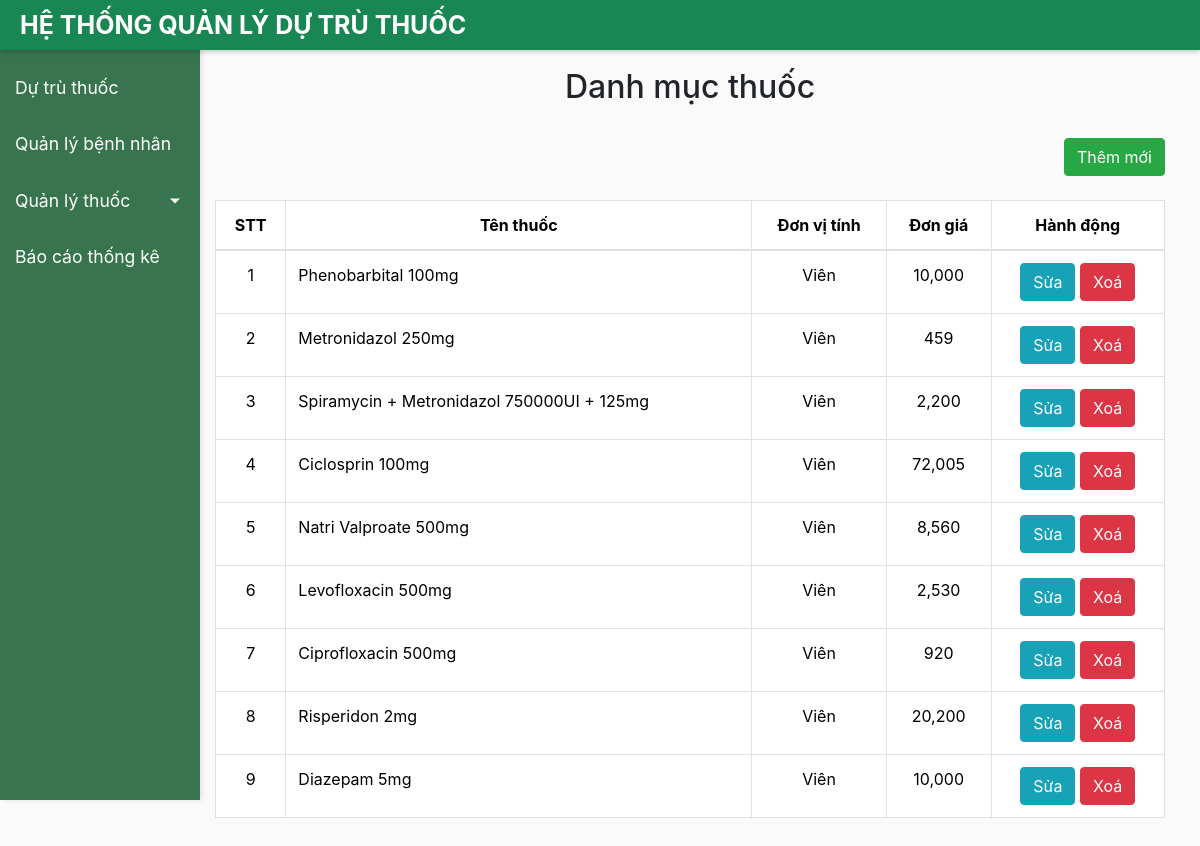
Before: /danh_muc_thuoc/ with the older database file.
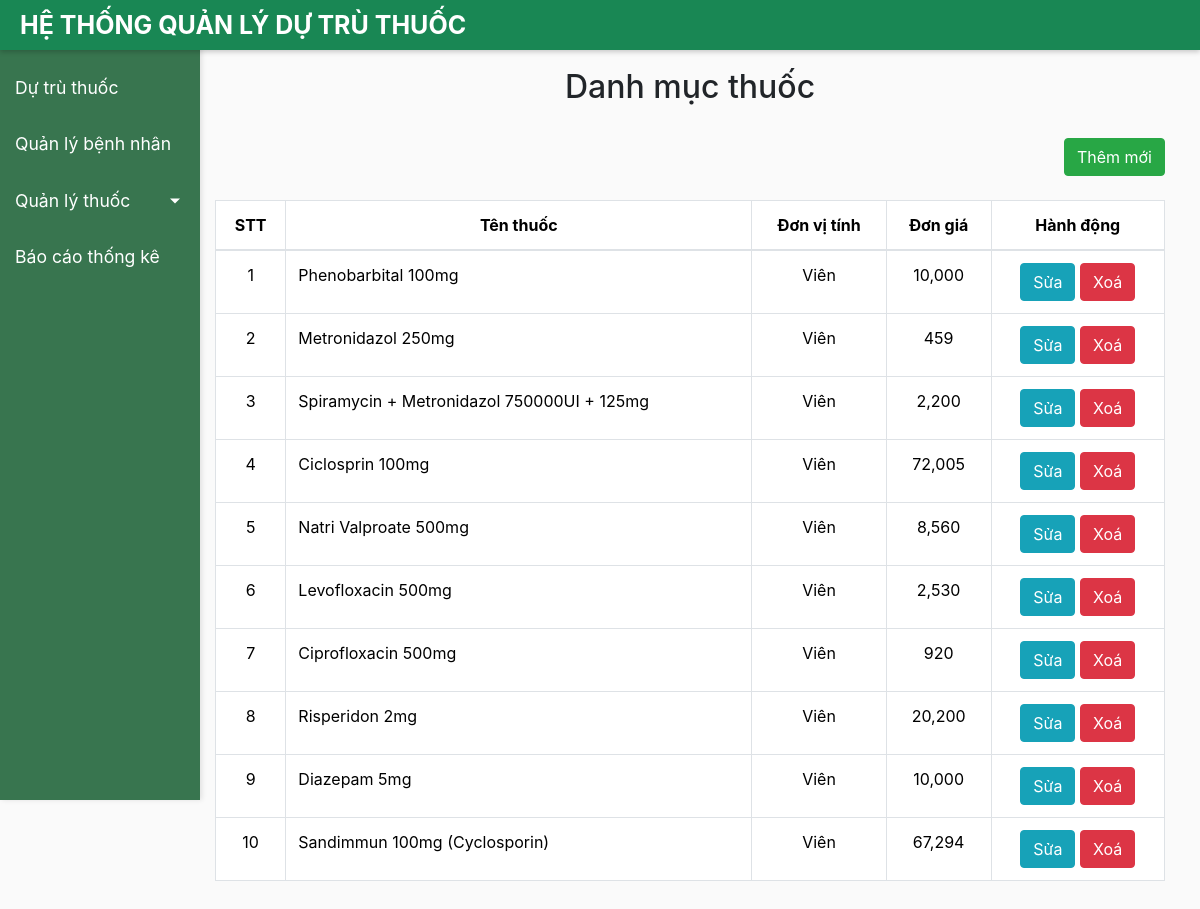
After: the same page with the newer database file.
### danh_muc_thuoc/models.py (models this page shows, shortened)
class Thuoc(models.Model):
    ten_thuoc = models.CharField(max_length=100)
    dvt = models.CharField(max_length=50)
    don_gia = models.DecimalField(max_digits=8, decimal_places=2)

### danh_muc_thuoc/views.py (the view)
# urls.py: path('', views.danh_muc_thuoc, name='danh_muc_thuoc'),
def danh_muc_thuoc(request):
    items_danh_muc = Thuoc.objects.all()
    return render(request, 'danh_muc.html', {'items_danh_muc': items_danh_muc})

### danh_muc_thuoc/templates/danh_muc.html (shortened to what this page needs)
{% extends "base.html" %}
{% load humanize %}
{% block content %}
<div class="container mt-5">
    <h2 class="text-center">Danh mục thuốc</h2>
    <br>
    <div class="mb-4 text-end">
        <button type="button" class="btn btn-success" data-bs-toggle="modal" data-bs-target="#themDanhMucModal">
            Thêm mới
        </button>
    </div>
    <table class="table table-bordered">
        <thead>
            <tr align='center'>
                <th>STT</th>
                <th>Tên thuốc</th>
                <th>Đơn vị tính</th>
                <th>Đơn giá</th>
                <th>Hành động</th>
            </tr>
        </thead>
        <tbody>
            {% for thuoc in items_danh_muc %}
            <tr>
                <td align='center'>{{forloop.counter}}</td>
                <td>{{ thuoc.ten_thuoc }}</td>
                <td align='center'>{{thuoc.dvt}}</td>
                <td align='center'>{{ thuoc.don_gia|floatformat:0|intcomma }}</td>
                <td align='center'>
                    <button type="button" class="btn btn-info btn-md" data-bs-toggle="modal" data-bs-target="#suaDanhMucModal{{ thuoc.id }}">Sửa</button>
                    <a href="{% url 'xoa_danh_muc' thuoc.id %}" class="btn btn-danger btn-md" onclick="return confirm('Bạn có chắc muốn xoá thuốc này khỏi danh mục?')">Xoá</a>
                </td>
            </tr>
            {% empty %}
            <tr>
                <td colspan="5" class="text-center">Không có thuốc nào trong danh mục.</td>
            </tr>
            {% endfor %}
        </tbody>
    </table>
</div>
{% endblock %}

Changed rows visible on the page:
added Thuoc: ten_thuoc "Sandimmun 100mg (Cyclosporin)", dvt "Viên", don_gia "67,294"
